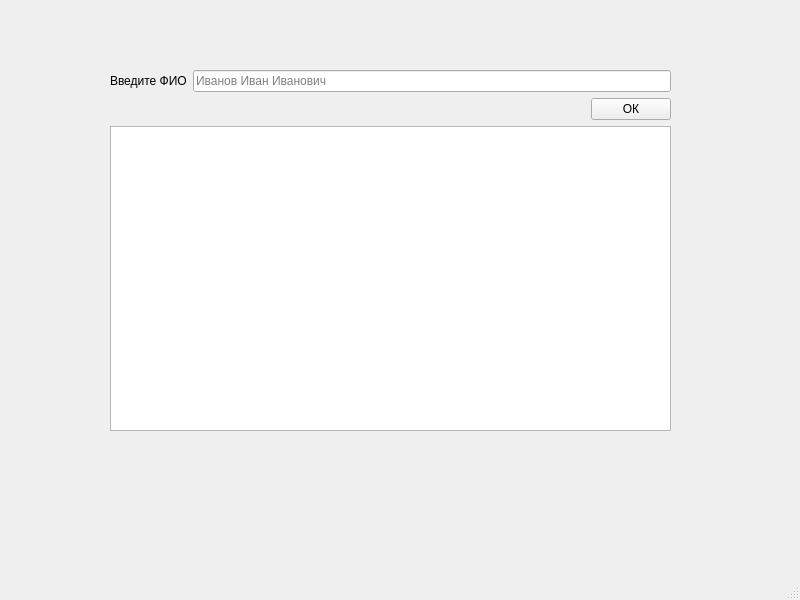
<?xml version="1.0" encoding="UTF-8"?>
<ui version="4.0">
 <class>MainWindow</class>
 <widget class="QMainWindow" name="MainWindow">
  <property name="geometry">
   <rect>
    <x>0</x>
    <y>0</y>
    <width>800</width>
    <height>600</height>
   </rect>
  </property>
  <property name="windowTitle">
   <string>MainWindow</string>
  </property>
  <widget class="QWidget" name="centralwidget">
   <widget class="QWidget" name="verticalLayoutWidget_2">
    <property name="geometry">
     <rect>
      <x>110</x>
      <y>70</y>
      <width>561</width>
      <height>361</height>
     </rect>
    </property>
    <layout class="QVBoxLayout" name="verticalLayout_2">
     <item>
      <layout class="QVBoxLayout" name="verticalLayout">
       <item>
        <layout class="QHBoxLayout" name="horizontalLayout">
         <item>
          <widget class="QLabel" name="label">
           <property name="text">
            <string>Введите ФИО</string>
           </property>
          </widget>
         </item>
         <item>
          <widget class="QLineEdit" name="FIO_input">
           <property name="maxLength">
            <number>200</number>
           </property>
           <property name="placeholderText">
            <string>Иванов Иван Иванович</string>
           </property>
          </widget>
         </item>
        </layout>
       </item>
       <item>
        <layout class="QHBoxLayout" name="horizontalLayout_2">
         <item>
          <spacer name="horizontalSpacer">
           <property name="orientation">
            <enum>Qt::Horizontal</enum>
           </property>
           <property name="sizeHint" stdset="0">
            <size>
             <width>40</width>
             <height>20</height>
            </size>
           </property>
          </spacer>
         </item>
         <item>
          <widget class="QPushButton" name="ok_button">
           <property name="text">
            <string>ОК</string>
           </property>
          </widget>
         </item>
        </layout>
       </item>
      </layout>
     </item>
     <item>
      <widget class="QTextBrowser" name="textBrowser"/>
     </item>
    </layout>
   </widget>
  </widget>
  <widget class="QMenuBar" name="menubar">
   <property name="geometry">
    <rect>
     <x>0</x>
     <y>0</y>
     <width>800</width>
     <height>21</height>
    </rect>
   </property>
  </widget>
  <widget class="QStatusBar" name="statusbar"/>
 </widget>
 <resources/>
 <connections/>
</ui>
